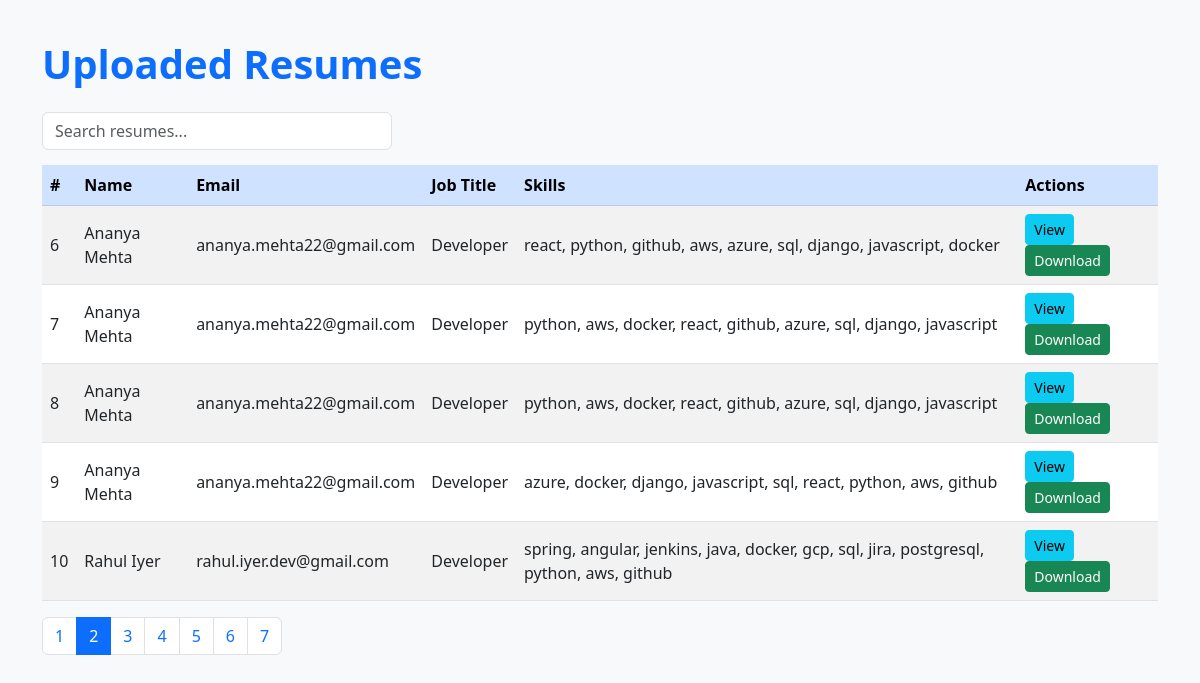
The app's page /resumes?page=2 with its own data.
### models.py (models this page shows)
class Resume(SQLModel, table=True):
    id: Optional[int] = Field(default=None, primary_key=True)
    name: Optional[str] = None
    email: Optional[str] = None
    phone: Optional[str] = None
    age: Optional[str] = None
    jobTitle: Optional[str] = None
    education: Optional[str] = None
    educationHistory: Optional[str] = None
    skills: Optional[str] = None
    languages: Optional[str] = None
    expectedSalary: Optional[str] = None
    city: Optional[str] = None
    country: Optional[str] = None
    fullAddress: Optional[str] = None
    profileDescription: Optional[str] = None
    yearsOfExp: Optional[str] = None
    linkedin: Optional[str] = None
    github: Optional[str] = None
    portfolio: Optional[str] = None
    socials: Optional[str] = None  # (unused legacy; keep for backward compatibility)
    public_id: Optional[str] = None            # <-- store Cloudinary public_id
    cv_url: Optional[str] = None               # secure_url (uploaded asset)
    cv_download_url: Optional[str] = None      # browser download helper
    socials: Optional[str]
    uploader_ip: Optional[str] = None
    projectSummary: Optional[str] = None

### main.py (the view)
@app.get("/resumes", response_class=HTMLResponse)
def view_resumes(request: Request, page: int = Query(1, ge=1), page_size: int = Query(5, ge=1, le=50)):
    with Session(engine) as session:
        total_count = session.exec(select(sa_func.count(Resume.id))).one()
        offset = (page - 1) * page_size
        resumes: List[Resume] = session.exec(select(Resume).order_by(Resume.id.desc()).offset(offset).limit(page_size)).all()
    total_pages = (total_count + page_size - 1) // page_size
    return templates.TemplateResponse("resumes.html", {
        "request": request,
        "resumes": resumes,
        "page": page,
        "page_size": page_size,
        "total_pages": total_pages,
    })

### templates/resumes.html (shortened to what this page needs)
<!DOCTYPE html>
<html lang="en">
<head>
  <link rel="stylesheet" href="/static/bootstrap.min.css">
</head>
<body>
  <div class="container">
    <h1 class="mb-4">Uploaded Resumes</h1>
    <input type="text" id="searchInput" class="form-control search-bar" placeholder="Search resumes...">
    <div class="table-responsive">
      <table class="table table-striped table-hover align-middle">
        <thead class="table-primary">
          <tr>
            <th>#</th>
            <th>Name</th>
            <th>Email</th>
            <th>Job Title</th>
            <th>Skills</th>
            <th>Actions</th>
          </tr>
        </thead>
        <tbody id="resumeTable">
          {% for r in resumes %}
          <tr>
            <td>{{ loop.index + ((page-1)*page_size) }}</td>
            <td>{{ r.name or "N/A" }}</td>
            <td>{{ r.email or "N/A" }}</td>
            <td>{{ r.jobTitle or "N/A" }}</td>
            <td>{{ r.skills or "N/A" }}</td>
            <td>
              <button class="btn btn-info btn-sm" onclick="viewDetails({{ r.id }})">
                 View
              </button>
              <a href="/resume/{{ r.id }}/download" class="btn btn-success btn-sm">
                 Download
              </a>
            </td>
          </tr>
          {% endfor %}
        </tbody>
      </table>
    </div>
    <nav>
      <ul class="pagination">
        {% for i in range(1, total_pages+1) %}
        <li class="page-item {% if i == page %}active{% endif %}">
          <a class="page-link" href="/resumes?page={{ i }}">{{ i }}</a>
        </li>
        {% endfor %}
      </ul>
    </nav>
  </div>
</body>
</html>

### templates/resumes.html (style rules this page uses)
body { background-color: #f8f9fa; }
.container { margin-top: 40px; }
h1 { font-weight: bold; color: #0d6efd; }
.search-bar { max-width: 350px; margin-bottom: 15px; }

### records on screen
Resume: name "Ananya Mehta", email "ananya.mehta22@gmail.com", jobTitle "Developer", skills "react, python, github, aws, azure, sql, django, javascript, docker"
Resume: name "Ananya Mehta", email "ananya.mehta22@gmail.com", jobTitle "Developer", skills "python, aws, docker, react, github, azure, sql, django, javascript"
Resume: name "Ananya Mehta", email "ananya.mehta22@gmail.com", jobTitle "Developer", skills "python, aws, docker, react, github, azure, sql, django, javascript"
Resume: name "Ananya Mehta", email "ananya.mehta22@gmail.com", jobTitle "Developer", skills "azure, docker, django, javascript, sql, react, python, aws, github"
Resume: name "Rahul Iyer", email "rahul.iyer.dev@gmail.com", jobTitle "Developer", skills "spring, angular, jenkins, java, docker, gcp, sql, jira, postgresql, python, aws, github"

### other values on screen
{{ i }} "1" "2" "3" "4" "5" "6" "7"
